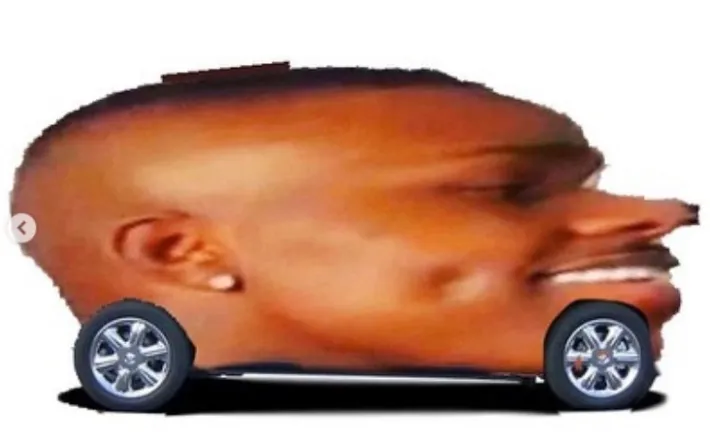
#> input picture RacingGame/blender/headcar_source.png, 710 x 438 px
$ python build_headcar.py
#> lines starting #> are read from the running program, lines starting #| are printed output that depends on the picture; after the words box and inside, x2 and y2 are one past the last pixel; in counts of white or black regions, pixels touching at a corner belong together
# Turns the head-car photo (blender/headcar_source.png, a side view of the car) into what the game
# needs to build the 3D head car:
#
#   python3 RacingGame/blender/build_headcar.py        (needs Pillow + numpy)
#
# Output (RacingGame/assets/models/):
#   headcar.png   the photo, cleaned up: the photo's own wheels and the gaps around them are painted
#                 as dark wheel arches (the game draws real 3D wheels there), white background showing
#                 through inside the head is filled in, a stray UI button is removed, and everything
#                 outside the outline is filled smoothly with the head's colours (the 3D body wraps
#                 the photo's edges over its roof, nose and back).
#   headcar_icon.png  the original photo on a transparent background, for the menu
#   headcar.json  side profile of the head (top / bottom edge per pixel column), wheel positions and
#                 the size of a pixel in metres. Scene3D builds a rounded 3D body from the profile and
#                 projects the photo onto both sides.

import json
import os
import numpy as np
from PIL import Image

HERE = os.path.dirname(os.path.abspath(__file__))
OUT = os.path.normpath(os.path.join(HERE, "..", "assets", "models"))

img = np.asarray(Image.open(os.path.join(HERE, "headcar_source.png")).convert("RGB")).astype(np.int32)
H, W, _ = img.shape
#> H = 438; W = 710

# Measured on the photo (pixels): ground line, sill line under the head, and the two wheels.
GROUND_Y = 405
SILL_Y = 380
WHEELS = [(134, 352, 54), (599, 352, 52)]  # x, y, radius (rear, front)
LENGTH_M = 4.7                              # how long the car is in the game

lo, hi = img.min(axis=2), img.max(axis=2)
fg = (lo < 215) | ((hi - lo) > 35)          # anything that isn't white background
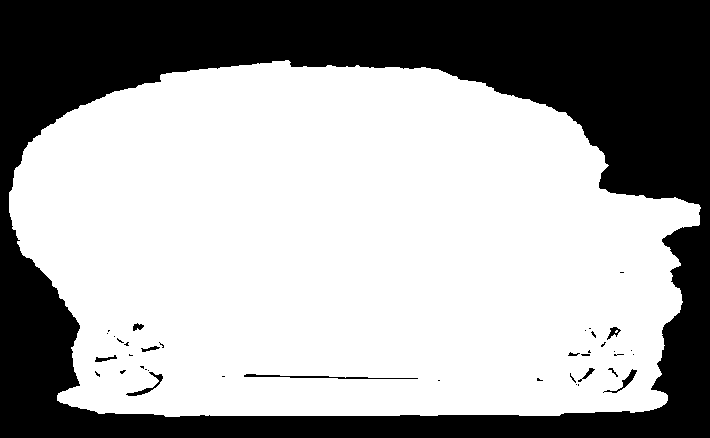
#> fg: shape (438, 710) bool; 64% white; 40 black regions (29 under 20 px), largest, box (x1, y1, x2, y2) and area: (0, 0, 710, 438) 110923, (244, 374, 418, 379) 288, (126, 372, 163, 396) 167
yy, xx = np.mgrid[0:H, 0:W]

# Instagram's "<" carousel button sits on the back of the head: count it as head
BUTTON = (22, 228, 17)
in_button = (xx - BUTTON[0]) ** 2 + (yy - BUTTON[1]) ** 2 < BUTTON[2] ** 2
fg |= in_button & (xx >= 9)
#> fg: shape (438, 710) bool; 64% white; 40 black regions (29 under 20 px), largest, box (x1, y1, x2, y2) and area: (0, 0, 710, 438) 110789, (244, 374, 418, 379) 288, (126, 372, 163, 396) 167

# The photo's wheels (with a margin for the tyres' perspective) don't count as head
in_wheel = np.zeros_like(fg)
for wx, wy, r in WHEELS:
    in_wheel |= (xx - wx) ** 2 + (yy - wy) ** 2 < (r + 10) ** 2
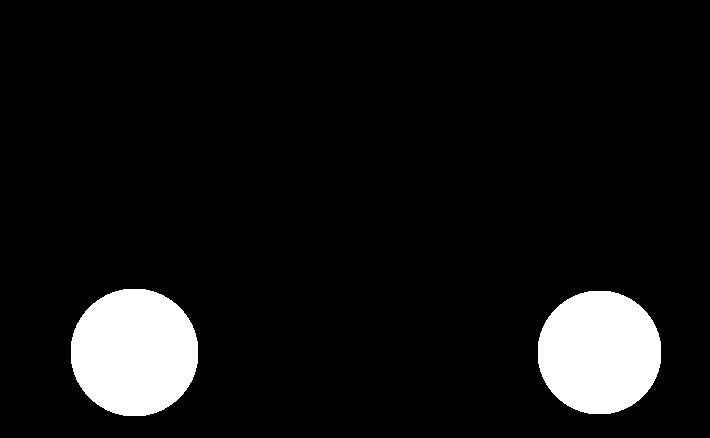
#> in_wheel: shape (438, 710) bool; 8% white; 2 white regions, box (x1, y1, x2, y2) and area: (71, 289, 198, 416) 12849, (538, 291, 661, 414) 12057
head = fg & ~in_wheel & (yy <= SILL_Y)
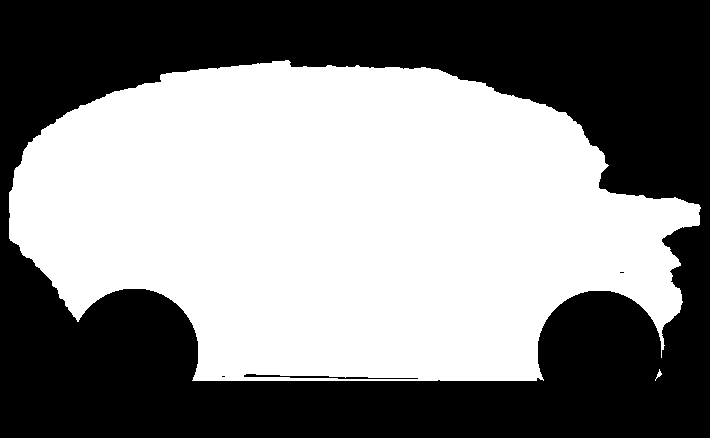
#> head: shape (438, 710) bool; 51.7% white; 4 black regions (2 under 20 px), largest, box (x1, y1, x2, y2) and area: (0, 0, 710, 438) 149995, (244, 374, 418, 379) 288

cols = np.where(head.any(axis=0))[0]
#> cols = 692 values from 9 to 700
x0, x1 = int(cols[0]), int(cols[-1])
#> x0 = 9; x1 = 700

top = np.full(W, np.nan)
bottom = np.full(W, np.nan)
for x in range(x0, x1 + 1):
    ys = np.where(head[:, x])[0]
    if len(ys) == 0:
        continue
    top[x], bottom[x] = ys[0], ys[-1]
    # Above the wheels the body stops at the wheel arch (so the 3D wheels have room)
    for wx, wy, r in WHEELS:
        ra = r + 6
        if abs(x - wx) < ra:
            bottom[x] = min(bottom[x], wy - np.sqrt(ra * ra - (x - wx) ** 2))

# Fill any missing columns and smooth out JPEG jaggies
idx = np.arange(W)
#> idx = 710 values from 0 to 709
ok = ~np.isnan(top)
top = np.interp(idx, idx[ok], top[ok])
#> top = 710 values, max 207 at index 700, min 60 at index 285, mean 105.6
bottom = np.interp(idx, idx[ok], bottom[ok])
#> bottom = 710 values, max 380 at index 194, min 208 at index 700, mean 333.9
k = np.ones(7) / 7
top_s = np.convolve(np.pad(top, 3, mode="edge"), k, mode="valid")
#> top_s = 710 values, max 207 at index 703, min 60.43 at index 285, mean 105.6
bottom_s = np.convolve(np.pad(bottom, 3, mode="edge"), k, mode="valid")
#> bottom_s = 710 values, max 380 at index 197, min 208 at index 703, mean 333.9

# ---------------------------------------------------------------- texture clean-up
tex = img.copy()

# The button: clone skin from just to its right
by, bx = np.where(in_button)
#> by = 889 values from 212 to 244
#> in_button: shape (438, 710) bool; 0.29% white; 1 white region, box (x1, y1, x2, y2) and area: (6, 212, 39, 245) 889
tex[by, bx] = img[by, bx + 2 * BUTTON[2] + 4]
#> tex: shape (438, 710, 3) int32; mean R, G, B 189.9, 148.6, 130.9

# Photo wheels → dark arches
ARCH = np.array([26, 20, 20])
for wx, wy, r in WHEELS:
    tex[(xx - wx) ** 2 + (yy - wy) ** 2 < (r + 12) ** 2] = ARCH
#> tex: shape (438, 710, 3) int32; mean R, G, B 183.7, 142.5, 124.1

# White background inside the head outline (under the nose, between head and wheels) → nearest
# colour to the left. The teeth band stays white.
inside = (yy >= top_s[None, :] - 1) & (yy <= bottom_s[None, :] + 1)
#> inside: shape (438, 710) bool; 52.7% white; 2 black regions, box (x1, y1, x2, y2) and area: (0, 0, 710, 206) 74512, (0, 210, 710, 438) 72666
teeth = (yy > 262) & (yy < 292) & (xx > 540)
lo2, hi2 = tex.min(axis=2), tex.max(axis=2)
white = (lo2 >= 215) & ((hi2 - lo2) <= 35)
#> white: shape (438, 710) bool; 35.5% white; 6 white regions (4 under 20 px), largest, box (x1, y1, x2, y2) and area: (0, 0, 710, 438) 110144, (244, 374, 418, 379) 288
holes = inside & white & ~teeth
#> holes: shape (438, 710) bool; 0.64% white; 135 white regions (128 under 20 px), largest, box (x1, y1, x2, y2) and area: (662, 227, 687, 263) 488, (0, 182, 13, 240) 417, (244, 374, 418, 379) 288
for y in range(H):
    row = holes[y]
    if not row.any():
        continue
    last = None
    for x in range(W):
        if row[x]:
            if last is not None:
                tex[y, x] = last
        else:
            last = tex[y, x].copy()
    # holes at the start of a row: take the first good colour to their right
    first = next((x for x in range(W) if not row[x]), None)
    if first is not None:
        for x in range(first):
            if row[x]:
                tex[y, x] = tex[y, first]
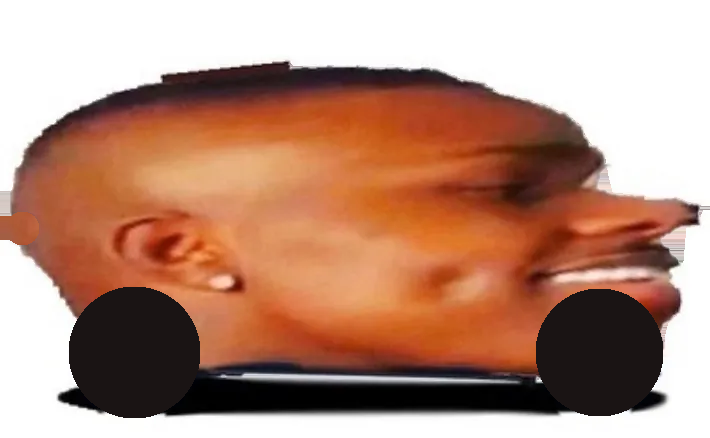
#> tex: shape (438, 710, 3) int32; mean R, G, B 183.5, 142.2, 123.8

# Menu icon: the photo as it is (wheels and all) on a transparent background
icon = np.dstack([img.copy(), np.where(fg, 255, 0)]).astype(np.uint8)
by, bx = np.where(in_button)
icon[by, bx, :3] = img[by, bx + 2 * BUTTON[2] + 4]
#> icon: shape (438, 710, 4); mean R, G, B, A 189.9, 148.6, 130.9, 163.2
Image.fromarray(icon).save(os.path.join(OUT, "headcar_icon.png"))

from PIL import ImageFilter

# Outside the head (and in the anti-aliased rim just inside the outline), fill in smoothly from the
# head's own colours. The 3D body rounds over at the outline, so the rim is stretched over the roof,
# the nose and the back of the head, and blurry (mipmapped) lookups reach past it: a smooth fill keeps
# both free of white fringe and streaks.
def push_pull(colour, known):
    """Fill the unknown pixels with a smooth blend of the known ones (a pyramid fill)."""
    if min(known.shape) <= 2 or known.all():
        return np.where(known[..., None], colour, (colour * known[..., None]).sum((0, 1)) / max(known.sum(), 1))
    h2, w2 = (known.shape[0] + 1) // 2, (known.shape[1] + 1) // 2
    pc = np.zeros((h2 * 2, w2 * 2, 3)); pk = np.zeros((h2 * 2, w2 * 2))
    pc[:known.shape[0], :known.shape[1]] = colour * known[..., None]
    pk[:known.shape[0], :known.shape[1]] = known
    sc = pc.reshape(h2, 2, w2, 2, 3).sum((1, 3)); sk = pk.reshape(h2, 2, w2, 2).sum((1, 3))
    coarse = push_pull(sc / np.maximum(sk, 1e-6)[..., None], sk > 0)
    up = np.stack([np.asarray(Image.fromarray(coarse[..., ch].astype(np.float32), "F")
                              .resize((w2 * 2, h2 * 2), Image.BILINEAR)) for ch in range(3)], -1)
    up = up[:known.shape[0], :known.shape[1]]
    return np.where(known[..., None], colour, up)

# Known = inside the outline, not near-white (the anti-aliased rim), a few pixels in from the edge.
# The teeth are white but real; they stop short of the front edge so they don't smear over the nose.
lo3 = tex.min(axis=2)
known = (yy >= top_s[None, :] + 2) & (yy <= bottom_s[None, :]) & (xx >= x0 + 2) & (xx <= x1 - 2)
#> known: shape (438, 710) bool; 51.6% white; 1 black region, box (x1, y1, x2, y2) and area: (0, 0, 710, 438) 150542
known &= (lo3 < 190) | (teeth & (xx < 655))
#> known: shape (438, 710) bool; 51.1% white; 3 black regions (2 under 20 px), largest, box (x1, y1, x2, y2) and area: (0, 0, 710, 438) 152066
known = np.asarray(Image.fromarray((known * 255).astype(np.uint8)).filter(ImageFilter.MinFilter(7))) > 0
#> known: shape (438, 710) bool; 48.7% white; 2 white regions (1 under 20 px), largest, box (x1, y1, x2, y2) and area: (14, 66, 696, 378) 151385
tex = push_pull(tex.astype(np.float64), known)
#> in push_pull (call 2), `pc[:known.shape[0], :known.shape[1]] = colour * known[..., None]`:
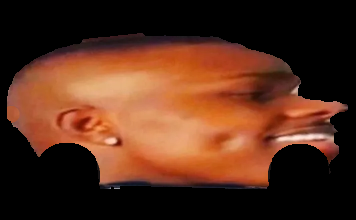
#> pc: shape (220, 356, 3) float64; mean of channels 0, 1, 2 85.9, 46.1, 27.9; drawn as R, G, B
#> in push_pull (call 2), `pk[:known.shape[0], :known.shape[1]] = known`: pk: shape (220, 356) float64; values 0 (black) and 1 (white), 48.7% white; 2 white regions (1 under 20 px), largest, box (x1, y1, x2, y2) and area: (7, 33, 348, 189) 38111
#> in push_pull (call 3), `pk[:known.shape[0], :known.shape[1]] = known`: pk: shape (110, 178) float64; values 0 (black) and 1 (white), 49.4% white; 2 white regions (1 under 20 px), largest, box (x1, y1, x2, y2) and area: (3, 16, 174, 95) 9664
#> in push_pull (call 4), `pk[:known.shape[0], :known.shape[1]] = known`: pk: shape (56, 90) float64; values 0 (black) and 1 (white), 49.2% white; 1 white region, box (x1, y1, x2, y2) and area: (1, 8, 87, 48) 2482
#> in push_pull (call 5), `pk[:known.shape[0], :known.shape[1]] = known`: pk: shape (28, 46) float64; values 0 (black) and 1 (white), 51.1% white; 1 black region, box (x1, y1, x2, y2) and area: (0, 0, 46, 28) 630
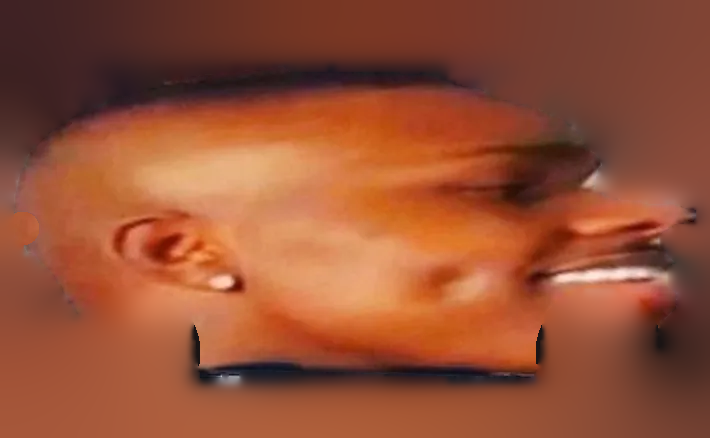
#> tex: shape (438, 710, 3) float64; mean R, G, B 150.3, 80.6, 53.6

# Where the body curves over the roof, the photo's top rows are stretched across it, so pixel-to-pixel
# changes along the hairline show up as stripes: smooth the band under the top edge along the length.
k = 25
row_blur = np.apply_along_axis(lambda r: np.convolve(np.pad(r, k // 2, mode="edge"), np.ones(k) / k, mode="valid"), 1, tex)
w = np.clip(1 - (yy - top_s[None, :]) / 45, 0, 1)[..., None]
tex = tex * (1 - w) + row_blur * w

# The back of the head is seen end-on (it's what you look at while racing), where the side
# projection stretches its pixels into stripes: blur that part of the photo vertically
back = Image.fromarray(tex[:, x0:x0 + 60].clip(0, 255).astype(np.uint8))
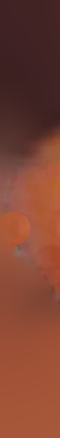
#> back: PIL image 60x438 RGB; mean R, G, B 126.2, 67.5, 51
back = np.asarray(back.filter(ImageFilter.GaussianBlur(7)))
#> back: shape (438, 60, 3)
ramp = np.clip((np.arange(60) - 30) / 30, 0, 1)[None, :, None]   # fade back to sharp by the ear
tex[:, x0:x0 + 60] = (back * (1 - ramp) + tex[:, x0:x0 + 60] * ramp)
#> tex: shape (438, 710, 3) float64; mean R, G, B 150.3, 80.6, 53.5


Image.fromarray(tex.astype(np.uint8)).save(os.path.join(OUT, "headcar.png"))

# ---------------------------------------------------------------- profile
mpp = LENGTH_M / (x1 - x0)
#> mpp = 0.0068
meta = {
    "imageWidth": W, "imageHeight": H,
    "groundY": GROUND_Y,
    "metresPerPixel": mpp,
    "x0": x0, "x1": x1,
    "top": [round(float(v), 2) for v in top_s[x0:x1 + 1]],
    "bottom": [round(float(v), 2) for v in bottom_s[x0:x1 + 1]],
    "wheels": [{"x": wx, "y": wy, "r": r} for wx, wy, r in WHEELS],
    "skin": [int(v) for v in np.median(tex[head], axis=0)],
}
with open(os.path.join(OUT, "headcar.json"), "w") as f:
    json.dump(meta, f)

print(f"head car: {x1 - x0} px long, {mpp * 1000:.2f} mm/px, height {(GROUND_Y - top_s[x0:x1].min()) * mpp:.2f} m")
#| head car: 691 px long, 6.80 mm/px, height 2.34 m
